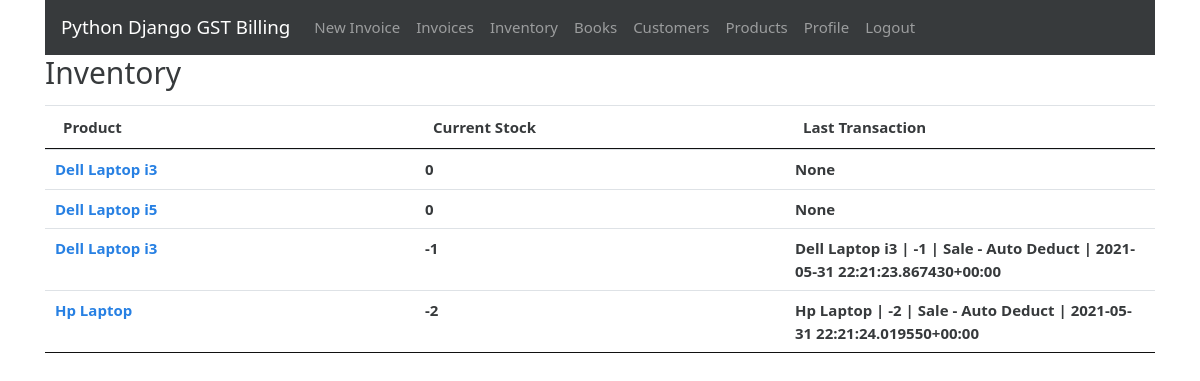
Screenshot of /inventory (signed in) with the database file from the repository.
### gstbillingapp/models.py (models this page shows, shortened)
class Inventory(models.Model):
    user = models.ForeignKey(User, null=True, blank=True, on_delete=models.SET_NULL)
    product = models.ForeignKey(Product, null=True, blank=True, on_delete=models.SET_NULL)
    current_stock = models.IntegerField(default=0)
    alert_level = models.IntegerField(default=0)
    last_log = models.ForeignKey(InventoryLog, null=True, blank=True, default=None, on_delete=models.SET_NULL)

class Product(models.Model):
    user = models.ForeignKey(User, null=True, blank=True, on_delete=models.SET_NULL)
    product_name = models.CharField(max_length=200)
    product_hsn = models.CharField(max_length=50, null=True, blank=True)
    product_unit = models.CharField(max_length=50)
    product_gst_percentage = models.FloatField(null=True, blank=True)
    product_rate_with_gst = models.FloatField(null=True, blank=True)

class InventoryLog(models.Model):
    user = models.ForeignKey(User, null=True, blank=True, on_delete=models.SET_NULL)
    product = models.ForeignKey(Product, null=True, blank=True, on_delete=models.SET_NULL)
    date = models.DateTimeField(default=datetime.now, blank=True, null=True)
    last_modified = models.DateTimeField(auto_now=True)
    change = models.IntegerField(default=0)
    CHANGE_TYPES = [
        (0, 'Other'),
        (1, 'Purchase'),
        (2, 'Production'),
        (4, 'Sales'),
    ]
    change_type = models.IntegerField(choices=CHANGE_TYPES, default=0)
    associated_invoice = models.ForeignKey(Invoice, blank=True, null=True, default=None, on_delete=models.SET_NULL)
    description = models.TextField(max_length=600, blank=True, null=True)
    def __str__(self):
        return self.product.product_name + " | " + str(self.change) + " | " + self.description + " | " + str(self.date)

### gstbillingapp/views.py (the view)
# urls.py: path('inventory', views.inventory, name='inventory'),
@login_required
def inventory(request):
    context = {}
    context['inventory_list'] = Inventory.objects.filter(user=request.user)
    context['untracked_products'] = Product.objects.filter(user=request.user, inventory=None)
    return render(request, 'gstbillingapp/inventory.html', context)

### gstbillingapp/templates/gstbillingapp/inventory.html (shortened to what this page needs)
{% extends "gstbillingapp/base.html" %}
{% load static %}
{% block content %}
<div class="row">
	<div class="col">
		<h2>Inventory</h2>
	</div>
</div>
<table class="table table-hover font-weight-bold" id="inventory-table">
	<thead>
		<tr>
			<th>Product</th>
			<th>Current Stock</th>
			<th>Last Transaction</th>
		</tr>
	</thead>
	<tbody class="two-col-form">
		{% for inventory in inventory_list %}
		<tr onclick="window.location='{% url 'inventory_logs' inventory.id %}';">
			<td><a href="{% url 'inventory_logs' inventory.id %}">{{inventory.product.product_name}}</a></td>
			<td>{{inventory.current_stock}}</td>
			<td>{{inventory.last_log}}</td>
		</tr>
		{% endfor %}
	</tbody>
</table>
{% endblock %}

### gstbillingapp/templates/gstbillingapp/base.html (shortened to what this page needs)
{% load static %}
<!doctype html>
<html lang="en">
<head>
	<link rel="stylesheet" href="{% static "gstbillingapp/bootstrap-4.4.1-dist/css/bootstrap-cosmo.min.css" %}">
	<link rel="stylesheet" href="{% static "gstbillingapp/main.css" %}">
	<link rel="stylesheet" href="{% static "gstbillingapp/DataTables/jquery.dataTables.min.css" %}">
	<link rel="stylesheet" href="{% static "gstbillingapp/DataTables/dataTables.bootstrap4.min.css" %}">
</head>
<body>
	<div class="container">
		{% include "gstbillingapp/navbar.html" %}
		{% block content %}{% endblock %}
	</div>
</body>
</html>

### gstbillingapp/templates/gstbillingapp/navbar.html (shortened to what this page needs)
<nav class="navbar navbar-expand-lg navbar-dark bg-dark">
	<a class="navbar-brand" href="{% url 'landing_page' %}">Python Django GST Billing</a>
	<div class="collapse navbar-collapse" id="navbarSupportedContent">
		<ul class="navbar-nav mr-auto">
			{% if user.is_authenticated %}
			<li class="nav-item">
				<a class="nav-link" href="{% url 'invoice_create' %}">New Invoice <span class="sr-only">(current)</span></a>
			</li>
			<li class="nav-item">
				<a class="nav-link" href="{% url 'invoices' %}">Invoices</a>
			</li>
			<li class="nav-item">
				<a class="nav-link" href="{% url 'inventory' %}">Inventory</a>
			</li>
			<li class="nav-item">
				<a class="nav-link" href="{% url 'books' %}">Books</a>
			</li>
			<li class="nav-item">
				<a class="nav-link" href="{% url 'customers' %}">Customers</a>
			</li>
			<li class="nav-item">
				<a class="nav-link" href="{% url 'products' %}">Products</a>
			</li>
			<li class="nav-item">
				<a class="nav-link" href="{% url 'user_profile' %}">Profile</a>
			</li>
			<li class="nav-item">
				<a class="nav-link" href="{% url 'logout' %}?next=/">Logout</a>
			</li>
			{% endif %}
		</ul>
	</div>
</nav>

### gstbillingapp/static/gstbillingapp/main.css (style rules this page uses)
.two-col-form td, .two-col-form th { width: 25%; }

### rows the page displays
Inventory: product.product_name "Dell Laptop i3", current_stock "0", last_log "None"
Inventory: product.product_name "Dell Laptop i5", current_stock "0", last_log "None"
Inventory: product.product_name "Dell Laptop i3", current_stock "-1", last_log "Dell Laptop i3 | -1 | Sale - Auto Deduct | 2021-05-31 22:21:23.867430+00:00"
Inventory: product.product_name "Hp Laptop", current_stock "-2", last_log "Hp Laptop | -2 | Sale - Auto Deduct | 2021-05-31 22:21:24.019550+00:00"
